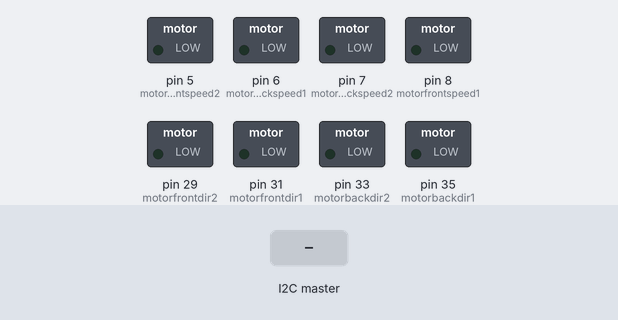
This sketch was run on a simulated Arduino Mega 2560, built with avr-gcc and run on an emulated ATmega2560. On the bench: switched loads named in the sketch (green lamp = pin HIGH). The inputs (shaded band) are chosen by the test bench.

Above: at 1.2 s.
1.3 s: the I2C master sends the byte 90
At 1.9 s:
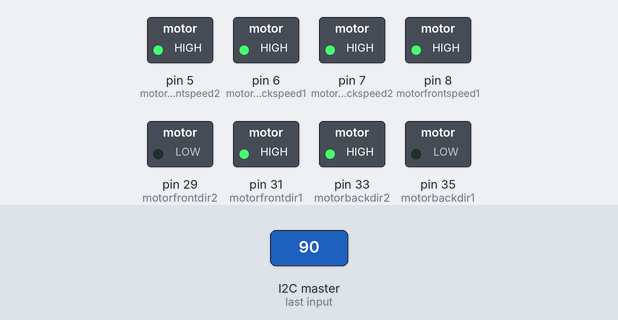
2.8 s: the I2C master sends the byte 200
At 4.0 s:
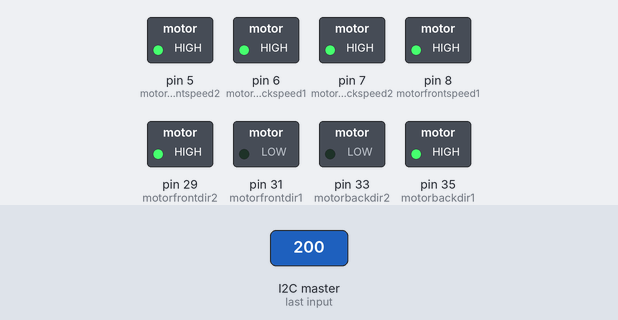
4.3 s: the I2C master sends the byte 1
At 5.4 s:
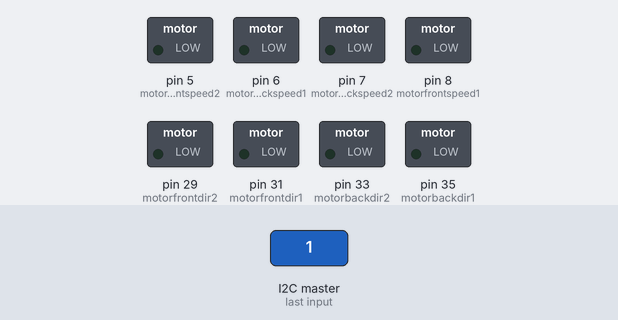
Timing chart, 0 to 7.3 s (numbered marks = the images above; inputs shaded):
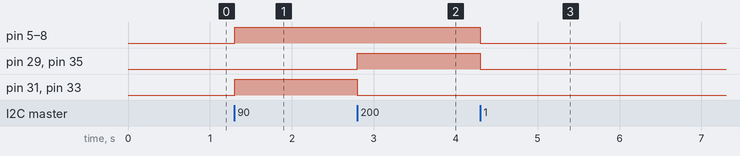

Measured:
- after the input at 1.3 s, pin 5 (motorfrontspeed2), pin 6 (motorbackspeed1), pin 7 (motorbackspeed2), pin 8 (motorfrontspeed1), pin 31 (motorfrontdir1), pin 33 (motorbackdir2): LOW → HIGH at once
- after the input at 2.8 s, pin 29 (motorfrontdir2), pin 35 (motorbackdir1): LOW → HIGH at once; pin 31 (motorfrontdir1), pin 33 (motorbackdir2): HIGH → LOW at once
- after the input at 4.3 s, pin 5 (motorfrontspeed2), pin 6 (motorbackspeed1), pin 7 (motorbackspeed2), pin 8 (motorfrontspeed1), pin 29 (motorfrontdir2), pin 35 (motorbackdir1): HIGH → LOW at once

The sketch:

4WHEEL_equation.ino
```cpp
#include <Wire.h>

const int motorfrontdir1 = 31;
const int motorfrontspeed1 = 8;
const int motorfrontdir2 = 29;
const int motorfrontspeed2 = 5;
const int motorbackdir1 = 35;
const int motorbackspeed1 = 6;
const int motorbackdir2 = 33;
const int motorbackspeed2 = 7;
float speed_factor = 0.5;
int maxPwm = 100;
int deadzone = 50;
float wheel_radius = 0.075;
float lx = 0.15;
float ly = 0.15;

int8_t xL, xR, yL, yR, circle;

void setup() {
  pinMode(motorfrontdir1, OUTPUT);
  pinMode(motorfrontspeed1, OUTPUT);
  pinMode(motorfrontdir2, OUTPUT);
  pinMode(motorfrontspeed2, OUTPUT);
  pinMode(motorbackdir1, OUTPUT);
  pinMode(motorbackspeed1, OUTPUT);
  pinMode(motorbackdir2, OUTPUT);
  pinMode(motorbackspeed2, OUTPUT);

  Wire.begin(8);
  Wire.onReceive(receiveEvent);
  Serial.begin(115200);
}

void receiveEvent(int bytes) {
  while (Wire.available()) {
    xL = Wire.read();
    yL = Wire.read();
    xR = Wire.read();
    yR = Wire.read();

    if (abs(xL) < deadzone) xL = 0;
    else if (xL > 0) xL -= deadzone;
    else if (xL < 0) xL += deadzone;

    if (abs(yL) < deadzone) yL = 0;
    else if (yL > 0) yL -= deadzone;
    else if (yL < 0) yL += deadzone;

    if (abs(xR) < deadzone) xR = 0;
    else if (xR > 0) xR -= deadzone;
    else if (xR < 0) xR += deadzone;

    if (abs(yR) < deadzone) yR = 0;
    else if (yR > 0) yR -= deadzone;
    else if (yR < 0) yR += deadzone;

    circle = Wire.read();
  }
}

void setMotor(int dirPin, int speedPin, float speed) {
  constrain(speed, -maxPwm, maxPwm);
  if (speed >= 0) {
    digitalWrite(dirPin, LOW);
    // analogWrite(speedPin, min(speed, maxPwm));
    analogWrite(speedPin, speed);
  } else {
    digitalWrite(dirPin, HIGH);
    // analogWrite(speedPin, min(-speed, maxPwm));
    analogWrite(speedPin, -speed);
  }
}

void loop() {
  // delay(20);

  // float vx = map(yL, -128, 127, -maxPwm, maxPwm);  // Forward/backward
  // float vy = map(xL, -128, 127, -maxPwm, maxPwm);  // Left/right strafing
  // float wz = map(xR, -128, 127, -maxPwm, maxPwm);  // Rotation
  float vx = yL;
  float vy = xL;
  float wz = xR;

  float omega1 = (-vx - vy + wz * (lx + ly)) * 4 / wheel_radius;  // Front-left
  float omega2 = (-vx + vy - wz * (lx + ly)) * 4 / wheel_radius;  // Front-right
  float omega3 = (-vx + vy + wz * (lx + ly)) * 4 / wheel_radius;  // Back-right
  float omega4 = (-vx - vy - wz * (lx + ly)) * 4 / wheel_radius;  // Back-left

  // float maxOmega = max(max(abs(omega1), abs(omega2)), max(abs(omega3), abs(omega4)));
  // if (maxOmega > maxPwm) {
  //   omega1 = omega1 * maxPwm / maxOmega;
  //   omega2 = omega2 * maxPwm / maxOmega;
  //   omega3 = omega3 * maxPwm / maxOmega;
  //   omega4 = omega4 * maxPwm / maxOmega;
  // }

  setMotor(motorfrontdir1, motorfrontspeed1, omega1);
  setMotor(motorfrontdir2, motorfrontspeed2, omega2);
  setMotor(motorbackdir1, motorbackspeed1, omega3);
  setMotor(motorbackdir2, motorbackspeed2, omega4);
}
```
